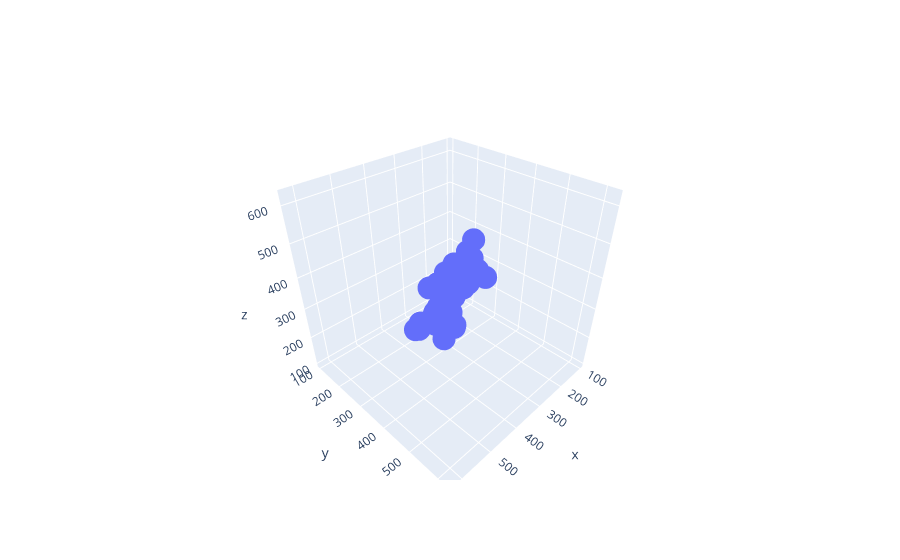

The notebook cell this image was saved under:
### Code cell
STE=SingleTakensEmbedding('search')
emb=STE.fit_transform(airline)
print(STE.time_delay_,STE.dimension_)
fig=go.Figure()
fig.add_trace(go.Scatter3d(x=emb[:,0],y=emb[:,1],z=emb[:,2],mode='markers'))
fig.show()

### Figure 1 — Plotly figure (JSON) as saved in the notebook; plotly's stock layout.template omitted (floating-point values rounded to 4 significant figures; data arrays with more than 128 entries replaced by an {"elided": "..."} marker saying what was removed)
{"data": [{"mode": "markers", "type": "scatter3d", "x": {"elided": "142 int values"}, "y": {"elided": "142 int values"}, "z": {"elided": "142 int values"}}], "layout": {}}
